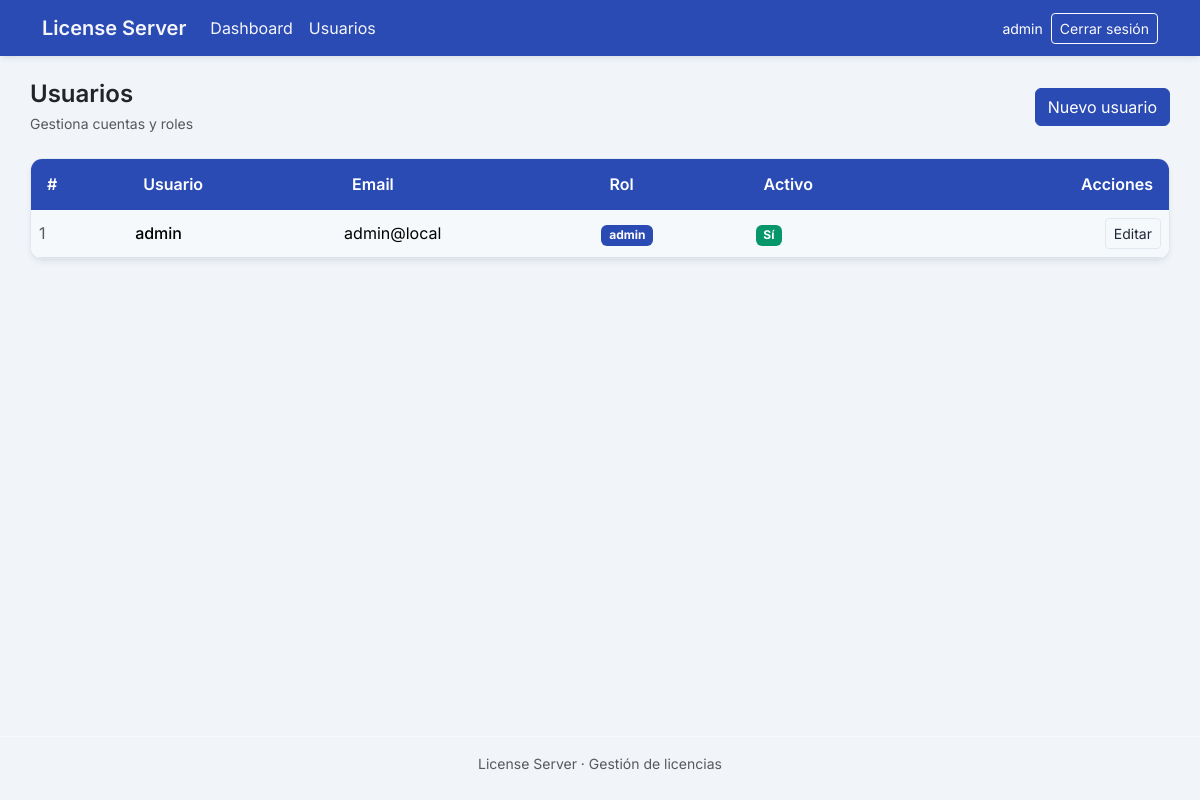
Page /users/config (signed in) on the committed database.
### app/models/user.py (models this page shows)
class User(Base):
    __tablename__ = "users"
    id = Column(Integer, primary_key=True, index=True)
    username = Column(String, unique=True, nullable=False, index=True)
    email = Column(String, unique=True, nullable=False, index=True)
    password_hash = Column(String, nullable=False)
    is_active = Column(Boolean, default=True)
    is_verified = Column(Boolean, default=False)
    created_at = Column(DateTime, default=datetime.utcnow)
    last_login = Column(DateTime, nullable=True)
    role_id = Column(Integer, ForeignKey("roles.id"))
    role = relationship("Role")

### app/models/role.py (models this page shows)
class Role(Base):
    __tablename__ = "roles"
    id = Column(Integer, primary_key=True, index=True)
    name = Column(String, unique=True, nullable=False)
    description = Column(String)
    features = Column(String)

### app/routes/users.py (the view)
@router.get("/", response_class=HTMLResponse)
@router.get("/config", response_class=HTMLResponse)
def users_list(
    request: Request,
    user: User = Depends(require_admin),
    db: Session = Depends(get_db),
):
    users, roles = _get_users_and_roles(db)
    csrf_token = generate_csrf()
    response = templates.TemplateResponse(
        request=request,
        name="configUsers.html",
        context={
            "request": request,
            "user": user,
            "users": users,
            "roles": roles,
            "csrf_token": csrf_token,
        }
    )
    response.set_cookie(key="csrf_token", value=csrf_token, httponly=True, samesite="lax")
    return response

### app/templates/configUsers.html (shortened to what this page needs)
{% extends "base.html" %}
{% block content %}
<header class="d-flex flex-column flex-md-row justify-content-between align-items-start align-items-md-center gap-3 mb-4 animate-in">
    <div>
        <h1 class="h4 fw-semibold text-dark mb-1">Usuarios</h1>
        <p class="text-muted small mb-0">Gestiona cuentas y roles</p>
    </div>
    {% if user and user.role and user.role.name == "admin" %}
    <a href="/users/create" class="btn btn-primary-theme btn-primary">
        <span class="d-none d-sm-inline">Nuevo usuario</span>
    </a>
    {% endif %}
</header>
<div class="card card-theme overflow-hidden animate-in animate-in-delay-1">
    <div class="table-responsive">
        <table class="table table-theme table-hover table-striped align-middle mb-0">
            <thead>
                <tr>
                    <th scope="col">#</th>
                    <th scope="col">Usuario</th>
                    <th scope="col">Email</th>
                    <th scope="col">Rol</th>
                    <th scope="col">Activo</th>
                    <th scope="col" class="text-end">Acciones</th>
                </tr>
            </thead>
            <tbody>
                {% for u in users %}
                <tr>
                    <td class="text-muted">{{ u.id }}</td>
                    <td class="fw-medium">{{ u.username }}</td>
                    <td>{{ u.email }}</td>
                    <td>
                        {% if u.role %}
                        <span class="badge badge-primary-theme">{{ u.role.name }}</span>
                        {% else %}
                        <span class="text-muted">—</span>
                        {% endif %}
                    </td>
                    <td>
                        {% if u.is_active %}
                        <span class="badge badge-success-theme">Sí</span>
                        {% else %}
                        <span class="badge badge-danger-theme">No</span>
                        {% endif %}
                    </td>
                    <td class="text-end">
                        {% if user and user.role and user.role.name == "admin" %}
                        <div class="d-flex flex-wrap gap-1 justify-content-end">
                            <a href="/users/{{ u.id }}/edit" class="btn btn-sm btn-outline-theme btn-outline-primary">Editar</a>
                        </div>
                        {% else %}
                        <span class="text-muted">—</span>
                        {% endif %}
                    </td>
                </tr>
                {% else %}
                <tr>
                    <td colspan="6" class="text-center text-muted py-4">No hay usuarios.</td>
                </tr>
                {% endfor %}
            </tbody>
        </table>
    </div>
</div>
{% endblock %}

### app/templates/components/menu.html (shortened to what this page needs)
<nav class="navbar navbar-expand-lg navbar-dark navbar-theme">
    <div class="container">
        <a class="navbar-brand fw-semibold" href="/">License Server</a>
        <div class="collapse navbar-collapse" id="navbarMain">
            <ul class="navbar-nav me-auto">
                <li class="nav-item">
                    <a class="nav-link" href="/dashboard">Dashboard</a>
                </li>
                {% if user and user.role and user.role.name == "admin" %}
                <li class="nav-item">
                    <a class="nav-link" href="/users/config">Usuarios</a>
                </li>
                {% endif %}
            </ul>
            <div class="d-flex align-items-center gap-2">
                {% if user %}
                <span class="navbar-text text-white opacity-90 small">{{ user.username }}</span>
                <a href="/logout" class="btn btn-outline-light btn-sm">Cerrar sesión</a>
                {% endif %}
            </div>
        </div>
    </div>
</nav>

### app/static/css/theme.css (style rules this page uses)
:root { --primary: #2a4ab4; --primary-dark: #324e9b; --primary-light: #3b82f6; --secondary: #0f766e; --secondary-light: #14b8a6; --bg-page: #f1f5f9; --bg-card: #ffffff; --text: #1e293b; --text-muted: #64748b; --border: #e2e8f0; --success: #059669; --danger: #dc2626; --warning: #d97706; --shadow-sm: 0 1px 2px rgba(30, 41, 59, 0.05); --shadow: 0 4px 6px -1px rgba(30, 41, 59, 0.08), 0 2px 4px -2px rgba(30, 41, 59, 0.06); --shadow-hover: 0 10px 15px -3px rgba(30, 41, 59, 0.08), 0 4px 6px -4px rgba(30, 41, 59, 0.06); --radius: 8px; --radius-lg: 12px; --transition: 0.2s ease; }
body { background-color: var(--bg-page); color: var(--text); font-family: "Inter", system-ui, -apple-system, sans-serif; min-height: 100vh; }
.animate-in { animation: fadeInUp 0.4s ease forwards; }
.animate-in-delay-1 { animation-delay: 0.05s; opacity: 0; }
.card-theme { background: var(--bg-card); border: 1px solid var(--border); border-radius: var(--radius-lg); box-shadow: var(--shadow); transition: box-shadow var(--transition), border-color var(--transition); }
.btn-primary-theme { background: var(--primary); border-color: var(--primary); color: #fff; transition: background var(--transition), transform 0.15s ease, box-shadow var(--transition); }
.btn-outline-theme { border-color: var(--border); color: var(--text); transition: border-color var(--transition), background var(--transition), color var(--transition); }
.table-theme { --bs-table-bg: var(--bg-card); --bs-table-striped-bg: rgba(241, 245, 249, 0.6); --bs-table-hover-bg: rgba(30, 64, 175, 0.04); border-radius: var(--radius); overflow: hidden; }
.table-theme thead th { background: var(--primary) !important; color: #fff !important; border: none; font-weight: 600; padding: 0.85rem 1rem; }
.table-theme tbody tr { transition: background var(--transition); }
.badge-primary-theme { background: var(--primary); }
.badge-success-theme { background: var(--success); }
.navbar-theme { background: var(--primary) !important; box-shadow: var(--shadow); }
.navbar-theme .navbar-brand, .navbar-theme .nav-link { color: rgba(255, 255, 255, 0.95) !important; transition: color var(--transition); }

### rows in the picture
User: username "admin", id "1", email "admin@local", role.name "admin", is_active "Sí"
